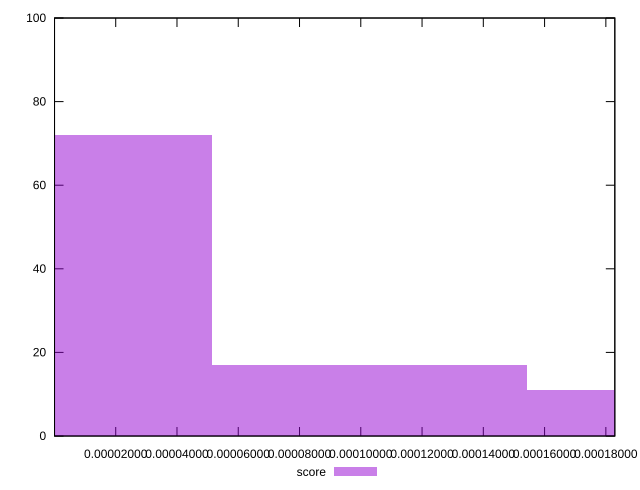

Write gnuplot code to recreate this figure.
reset

$score <<EOF
0.00020565784850913176 11
0.00010282892425456588 17
0 72
EOF

set key outside below
set boxwidth 0.00010282892425456588
set xrange [2.5091771993501766e-8:0.0001829297357594517]
set yrange [0:100]
set trange [0:100]
set style fill transparent solid 0.5 noborder
set terminal svg size 640, 490 enhanced background rgb 'white'
set output "reprap/largest-contentful-paint/samples/pages+cached+nointeractive/score/histogram.svg"

plot $score title "score" with boxes

reset
